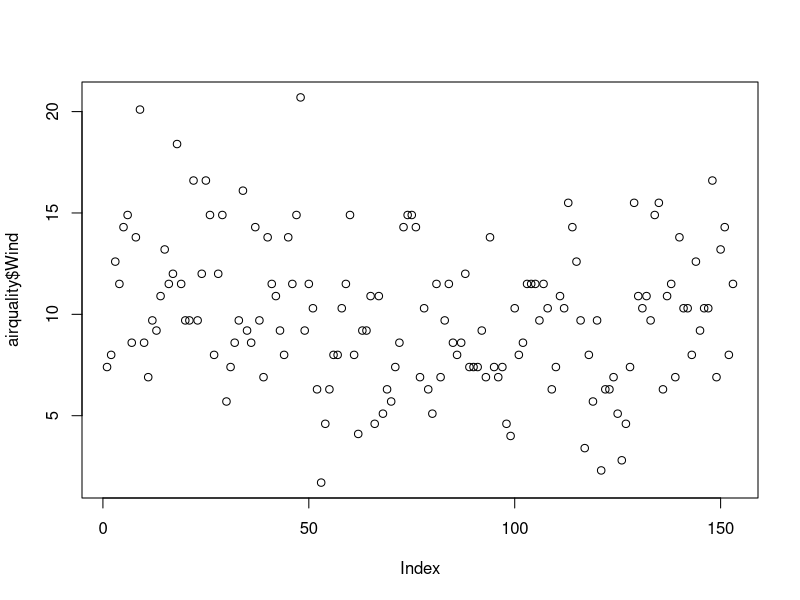
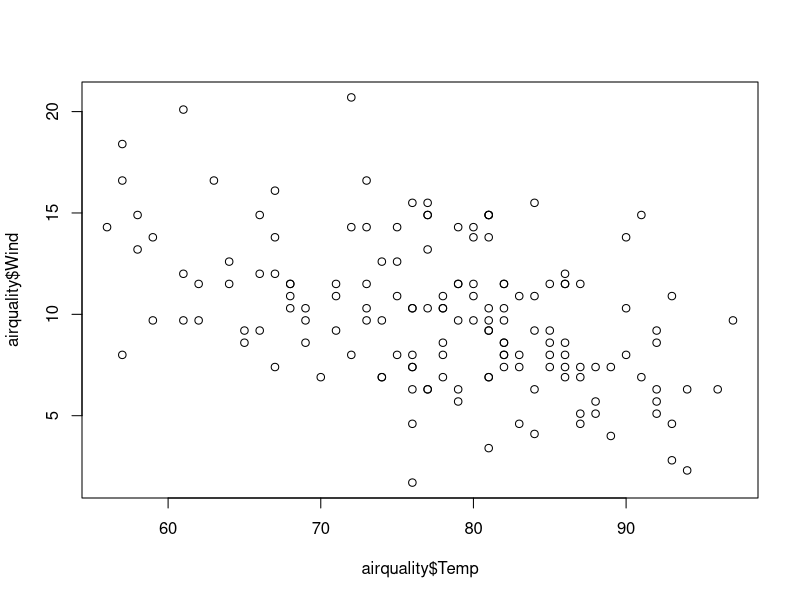
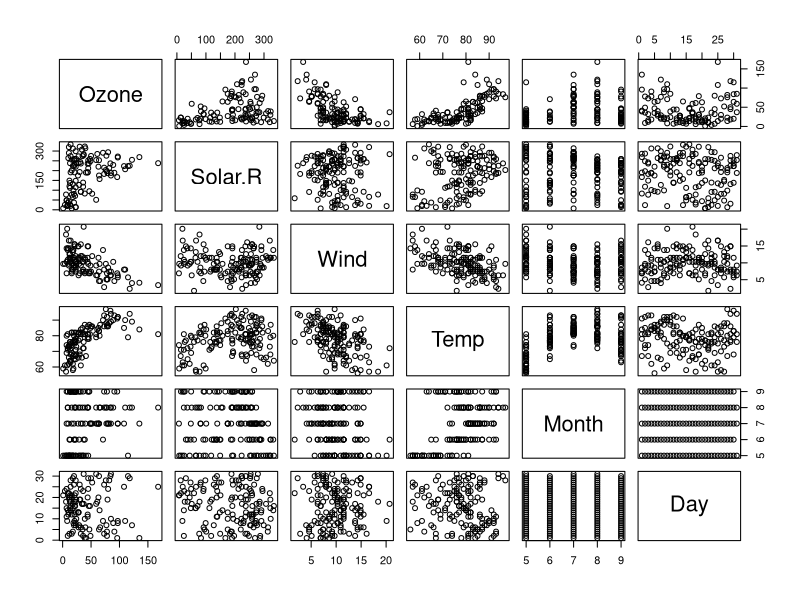
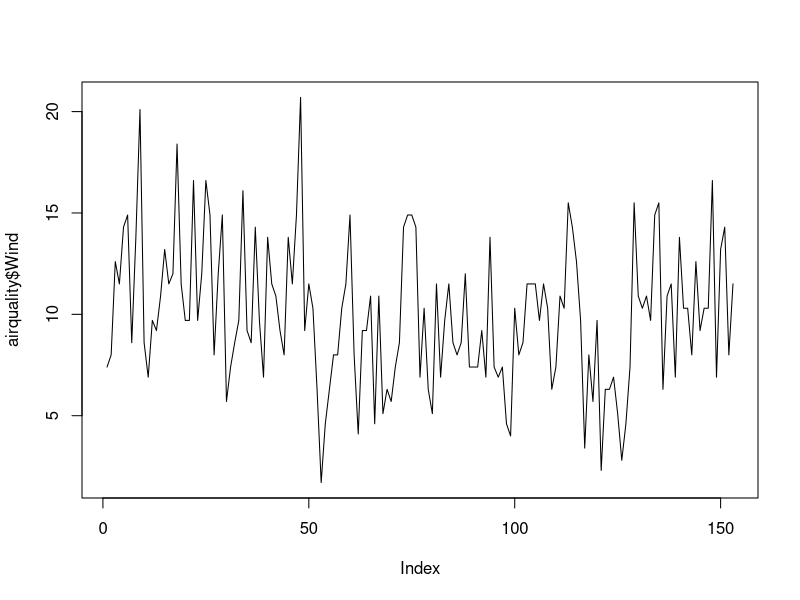
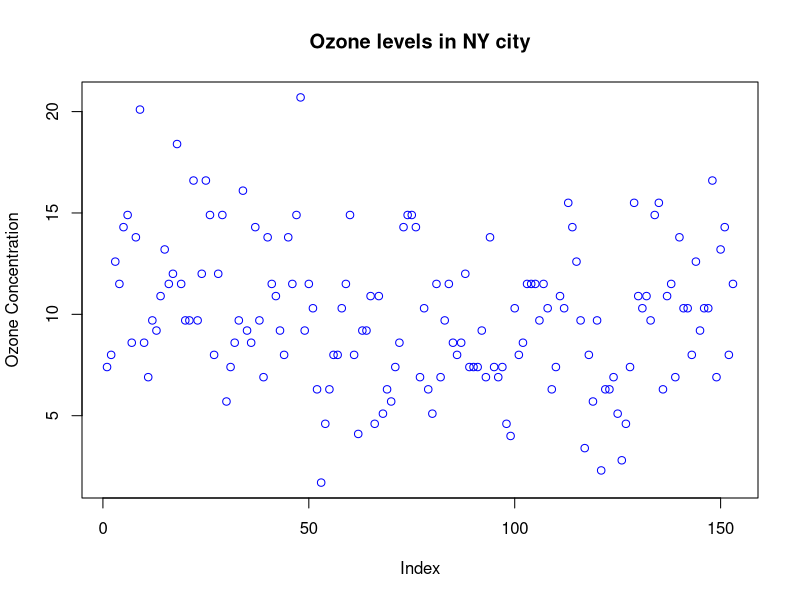
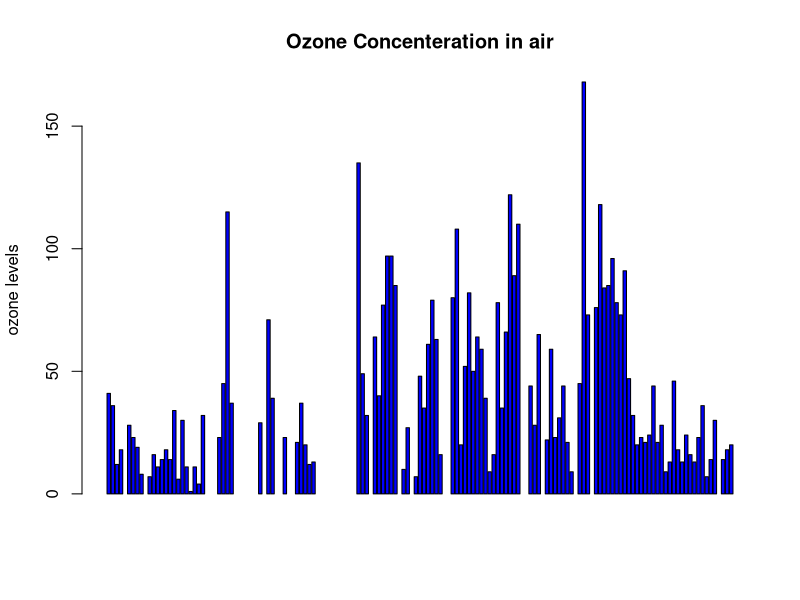
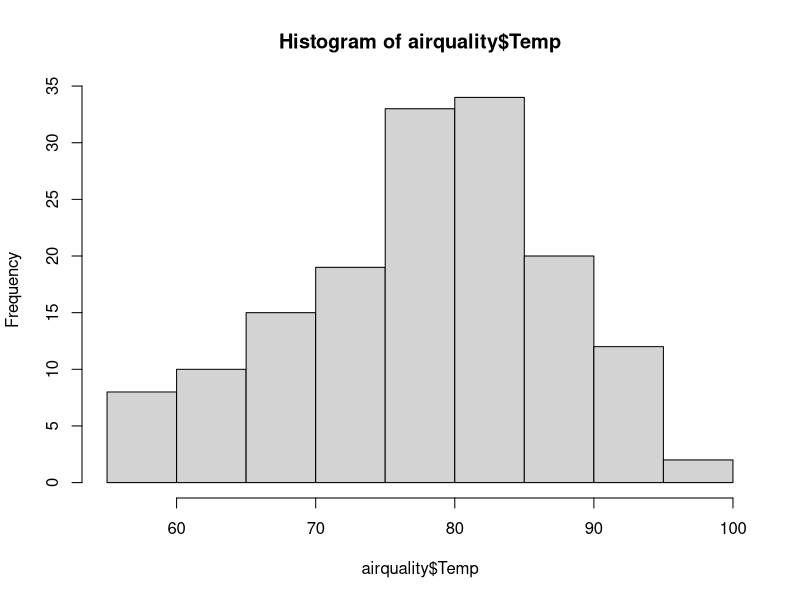
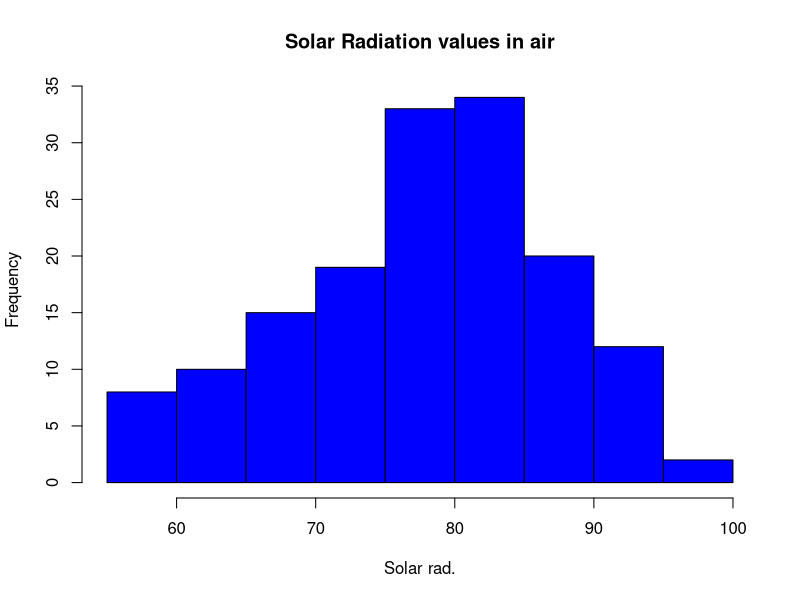

Source code (R) for these figures, in order: (Note: this script raises an error after producing the figures.)
#airquality = read.csv('path/airquality.csv',header=TRUE, sep=",")
airquality<- datasets::airquality
####Top 10 rows and last 10 rows
head(airquality,10)
tail(airquality,10)
######Columns
airquality[,c(1,2)]

df<-airquality[,-6]

summary(airquality[,1])

airquality$Ozone

summary(airquality$Wind)

###########Summary of the data#########

summary(airquality)
summary(airquality$Wind) 

#####################
plot(airquality$Wind)
plot(airquality$Temp,airquality$Wind,type="p")
plot(airquality)
# points and lines 
plot(airquality$Wind, type= "l") # p: points, l: lines,b: both
plot(airquality$Wind, xlab = 'Index', 
     ylab = "Ozone Concentration", main = 'Ozone levels in NY city',
     col = 'blue')

# Horizontal bar plot
barplot(airquality$Ozone, main = 'Ozone Concenteration in air',
        ylab = 'ozone levels', col= 'blue',horiz =F,axes=T)
#Histogram
hist(airquality$Temp)
hist(airquality$Temp, 
     main = 'Solar Radiation values in air',
     xlab = 'Solar rad.', col='blue')

#Single box plot
boxplot(airquality$Wind,main="Boxplot")

boxplot.stats(airquality$Wind)$out


#Multiple box plots
boxplot(airquality[,1:4],main='Multiple')
#margin of the grid(mar), 
#no of rows and columns(mfrow), 
#whether a border is to be included(bty) 
#and position of the 
#labels(las: 1 for horizontal, las: 0 for vertical)
#bty - box around the plot "o" - box around the plot,"n"- No box around the plot
par(mfrow=c(3,3),mar=c(2,5,2,1),  las=1, bty="n")
plot(airquality$Ozone)
plot(airquality$Ozone, airquality$Wind)
plot(airquality$Ozone, type= "l")
plot(airquality$Ozone, type= "l")
plot(airquality$Ozone, type= "l")
barplot(airquality$Ozone, main = 'Ozone Concenteration in air',
        xlab = 'ozone levels', col='green',horiz = TRUE)
hist(airquality$Solar.R)
boxplot(airquality$Solar.R)
boxplot(airquality[,0:4], main='Multiple Box plots')


##Home work
e_quakes<-datasets::quakes
sd(airquality$Ozone,na.rm = T)

#Load Packages

#var
#skewness
#kurtosis
skewness(airquality$Ozone,na.rm=T)









